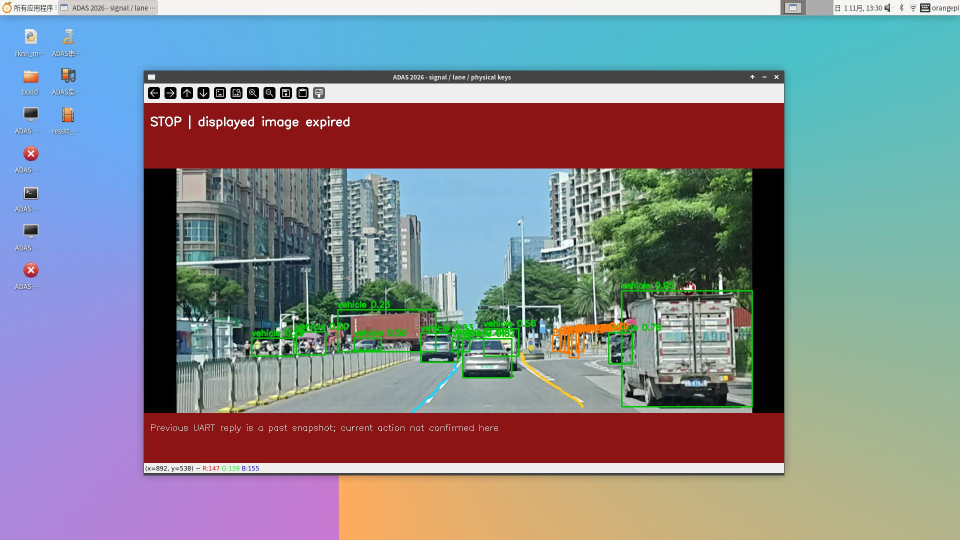
#> input picture ARM/07_场景证据/HDMI恢复/01_当前实时边界检测_含过期提示.jpg, 1920 x 1080 px (shown at 1/2 size); its folder holds only this picture in this run
$ python -i geometry_lamp_proposals.py   (imports and definitions only)
#> lines starting #> are read from the running program, lines starting #| are printed output that depends on the picture; after the words box and inside, x2 and y2 are one past the last pixel; in counts of white or black regions, pixels touching at a corner belong together
#> further down, picture is the input picture: shape (1080, 1920, 3); mean B, G, R 142.5, 136.6, 132.5
### ARM/01_ARM实机程序/runtime/signal_s3_policy.py
"""Portable prior PC policy; 500ms context continuity, virtual lanes only.
No truth labels are imported. Image identity follows the ARM pixel+shape hash.
"""
import cv2
import math
import numpy as np
from light_roi_common import NAMES,classify_policy,crop_head
from arm_scene_a04 import frame_identity
def image_identity(image):return frame_identity(image,'',0,0,0)['image_identity']


# [90 lines left out: functions interior_lamp_evidence, inside_vehicle_body, suppress_contained_heads, box_iou, guarded_signal_rows, not called in this run]


class AutomaticSignalSelector:
    """Visible arrow/group -> virtual requested movement; no horizontal ordering.

    Round lights and undirected/multiple candidates remain unknown. Session IDs
    continue only on a fresh unique IoU match; missing observations clear them.
    """
    def __init__(self):
        self.previous = None
        self.serial = 0

    # [63 lines left out: function select, not called in this run]


def round_emitter(image, box, color):
    result = dict(valid=False, reason='no_unique_filled_round_emitter')
    if color not in ('red', 'yellow', 'green'):
        return dict(result, reason='unknown_current_color')
    a, b, c, d = map(float, box)
    pad_x, pad_y = (c-a)*.08, (d-b)*.08
    left, top = max(0, int(np.floor(a-pad_x))), max(0, int(np.floor(b-pad_y)))
    right, bottom = min(image.shape[1], int(np.ceil(c+pad_x))), min(image.shape[0], int(np.ceil(d+pad_y)))
    crop = image[top:bottom, left:right]
    if min(crop.shape[:2], default=0) < 4:
        return result
    h, s, v = cv2.split(cv2.cvtColor(crop, cv2.COLOR_BGR2HSV))
    hue = {'red': (h <= 12) | (h >= 165), 'yellow': (h >= 15) & (h <= 34),
           'green': (h >= 35) & (h <= 95)}[color]
    mask = (hue & (s >= 80) & (v >= 160)).astype(np.uint8)
    count, labels, stats, centers = cv2.connectedComponentsWithStats(mask, 8)
    accepted = []
    for index in range(1, count):
        x, y, w, height, area = map(int, stats[index])
        if (area < 12 or min(w, height) < 4 or not .65 <= w/height <= 1.55
                or x <= 0 or y <= 0 or x+w >= crop.shape[1] or y+height >= crop.shape[0]):
            continue
        component = (labels == index).astype(np.uint8)
        contours, _ = cv2.findContours(component, cv2.RETR_EXTERNAL, cv2.CHAIN_APPROX_SIMPLE)
        contour = max(contours, key=cv2.contourArea)
        (_, _), radius = cv2.minEnclosingCircle(contour)
        perimeter = cv2.arcLength(contour, True)
        circularity = float(4*np.pi*cv2.contourArea(contour)/max(1., perimeter**2))
        # Pixel fill, unlike contour fill, rejects hollow digital zeroes/rings.
        fill = float(area/max(1., np.pi*(radius+.5)**2))
        if circularity < .68 or fill < .70:
            continue
        accepted.append(dict(center=(centers[index]+[left, top]).tolist(), radius=float(radius),
                             area=area, circularity=circularity, disk_fill=fill))
    if len(accepted) != 1:
        return dict(result, qualifying_components=len(accepted))
    return dict(result, valid=True, reason='one_current_filled_round_color_component', **accepted[0])


# [43 lines left out: functions forward_anchor, conservative_red_group, not called in this run]


class RoundGroupSupplement:
    def __init__(self):
        self.previous = None
        self.serial = 0

    # [97 lines left out: function refine, not called in this run]

### ARM/01_ARM实机程序/runtime/light_pipeline.py
"""Portable lamp tiling and coordinate merging, matching the selected PC strategy."""
import cv2
import json
import numpy as np
from pathlib import Path
from vision_common import box_iou, decode, decoded_output, preprocess


# [14 lines left out: functions check_light_precision, light_windows, not called in this run]


def merge_lights(items, iou=0.5, maximum=300):
    if not items:
        return []
    boxes = np.asarray([x['box'] for x in items], dtype=np.float32)
    scores = np.asarray([x['confidence'] for x in items], dtype=np.float32)
    order = np.argsort(-scores, kind='stable')
    kept = []
    while len(order) and len(kept) < maximum:
        current = int(order[0])
        kept.append(items[current])
        rest = order[1:]
        order = rest[box_iou(boxes[current], boxes[rest]) <= iou]
    return kept


# [27 lines left out: functions detect_lights, draw_lights, not called in this run]

### ARM/01_ARM实机程序/runtime/geometry_lamp_proposals.py
"""Current-pixel round emitters plus measured housings, before CNN validation.

Quality is geometric evidence, not a calibrated neural detector probability.
No labels, per-video coordinates, previous colors or previous boxes are used.
"""
import cv2,numpy as np
from current_lamp_housing import refine
from signal_s3_policy import round_emitter
from light_pipeline import merge_lights


# [29 lines left out: functions round_component_stats, propose_reference, not called in this run]


def propose_global_reference(image):
    top=image[:round(image.shape[0]*.6)];hsv=cv2.cvtColor(top,cv2.COLOR_BGR2HSV);h,s,v=cv2.split(hsv)
#> after `hsv = cv2.cvtColor(top, cv2.COLOR_BGR2HSV)`: hsv: shape (648, 1920, 3); mean H, S, V 69.1, 107.6, 170.9
#> after `h, s, v = cv2.split(hsv)`:
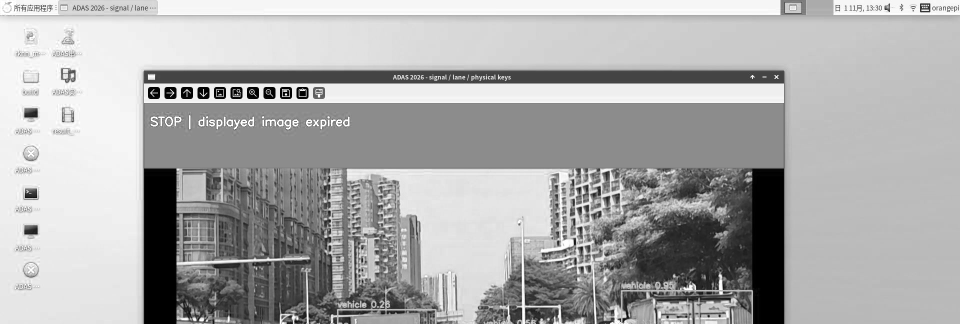
#> v: shape (648, 1920) (shown at 1/2 size); min 0, max 255, mean 170.9
    base=(s>=80)&(v>=160);masks=[base&((h<=12)|(h>=165)),base&(h>=15)&(h<=34),base&(h>=35)&(h<=95)];candidates=[]
#> after `base = (s >= 80) & (v >= 160)`:
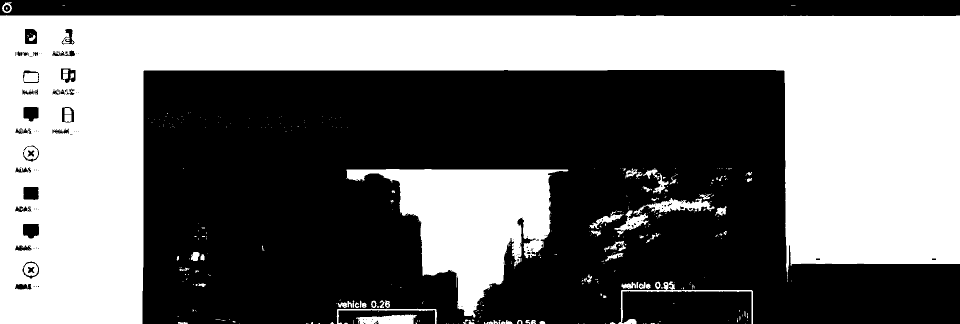
#> base: shape (648, 1920) bool (shown at 1/2 size); 44.8% white; 390 white regions (314 under 20 px), largest, box (x1, y1, x2, y2) and area: (0, 30, 1920, 648) 482378, (693, 338, 1137, 636) 59116, (1229, 396, 1429, 474) 3204
    for cls,mask in enumerate(masks):
        n,labels,stats,_=cv2.connectedComponentsWithStats(mask.astype(np.uint8),8)
        for x,y,w,height,area in stats[1:]:
            x,y,w,height,area=map(int,(x,y,w,height,area))
            if area<12 or min(w,height)<6 or max(w,height)>.08*image.shape[1] or not .65<=w/height<=1.55:continue
            candidates.append((cls,[max(0,x-1),max(0,y-1),min(top.shape[1],x+w+1),min(top.shape[0],y+height+1)]))
#> this loop made 3 passes
#> n on passes 1 to 3: 109, 35, 267
#> pass 1, in propose_global_reference, `n,labels,stats,_=cv2.connectedComponentsWithStats(mask.astype(np.uint8..`:
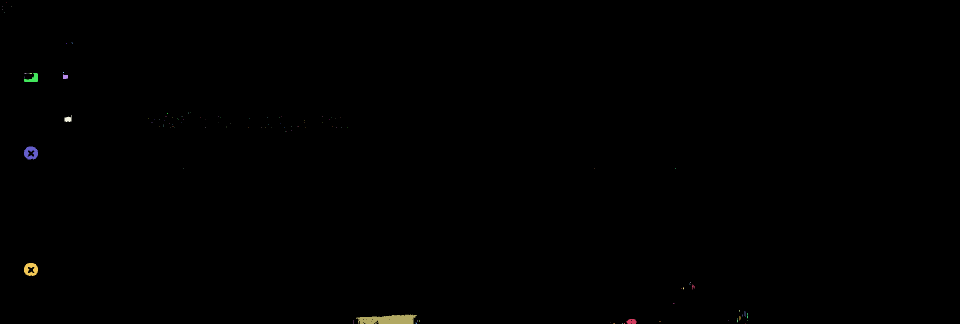
#> labels: shape (648, 1920) int32 (shown at 1/2 size); 109 distinct labels, from 0 to 108; one colour per label, 0 black
#> pass 3, in propose_global_reference, `n,labels,stats,_=cv2.connectedComponentsWithStats(mask.astype(np.uint8..`:
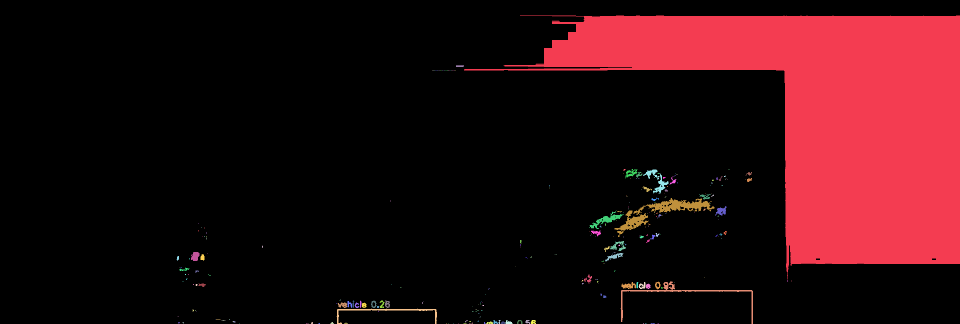
#> labels: shape (648, 1920) int32 (shown at 1/2 size); 267 distinct labels, from 0 to 266; one colour per label, 0 black
#> after the loop, candidates = 39 items
    if len(candidates)>128:return [],dict(overloaded=True,component_candidates=len(candidates),source='global_current_housing_edges')
    emitters=[]
    for cls,box in candidates:
        name=['red','yellow','green'][cls];e=round_emitter(image,box,name)
        if e['valid']:emitters.append(dict(class_id=cls,name=name,seed=box,e=e,matches=[]))
#> this loop made 39 passes
#> (cls, name, a in round_emitter, b in round_emitter, c in round_emitter, d in round_emitter, pad_x in round_emitter, pad_y in round_emitter) on passes 1, 2, 3, 4, 6, 7, 9, 14, 15, 19, 22, 23: (0, 'red', 125, 148, 137, 159, 0.96, 0.88), (0, 'red', 128, 229, 144, 245, 1.28, 1.28), (0, 'red', 47, 292, 77, 320, 2.4, 2.24), (0, 'red', 47, 525, 77, 553, 2.4, 2.24), (1, 'yellow', 57, 69, 72, 83, 1.2, 1.12), (1, 'yellow', 124, 74, 141, 88, 1.36, 1.12), (1, 'yellow', 128, 215, 144, 230, 1.28, 1.2), (2, 'green', 1436, 351, 1446, 363, 0.8, 0.96), (2, 'green', 1493, 355, 1505, 365, 0.96, 0.8), (2, 'green', 1446, 461, 1455, 471, 0.72, 0.8), (2, 'green', 1278, 470, 1289, 478, 0.88, 0.64), (2, 'green', 1291, 478, 1301, 487, 0.8, 0.72)
#> (cls, name, a in round_emitter, b in round_emitter, c in round_emitter, d in round_emitter, pad_x in round_emitter, pad_y in round_emitter) on passes 8, 10, 11, 12, 13, 18: (1, 'yellow', 125, 138, 138, 148, 1.04, 0.8), (2, 'green', 1249, 337, 1276, 358, 2.16, 1.68), (2, 'green', 1285, 338, 1338, 389, 4.24, 4.08), (2, 'green', 1271, 343, 1286, 356, 1.2, 1.04), (2, 'green', 1338, 352, 1354, 370, 1.28, 1.44), (2, 'green', 1314, 427, 1324, 438, 0.8, 0.88)
#> after the loop, emitters = 3 items
    if not emitters:return [],dict(overloaded=False,component_candidates=len(candidates),source='global_current_housing_edges')
    gray=cv2.cvtColor(top,cv2.COLOR_BGR2GRAY);dark=cv2.integral((v<=140).astype(np.uint8));centers=np.asarray([e['e']['center'] for e in emitters]);diameters=np.asarray([2*e['e']['radius'] for e in emitters]);contour_count=0
#> after `gray = cv2.cvtColor(top, cv2.COLOR_BGR2GRAY)`:
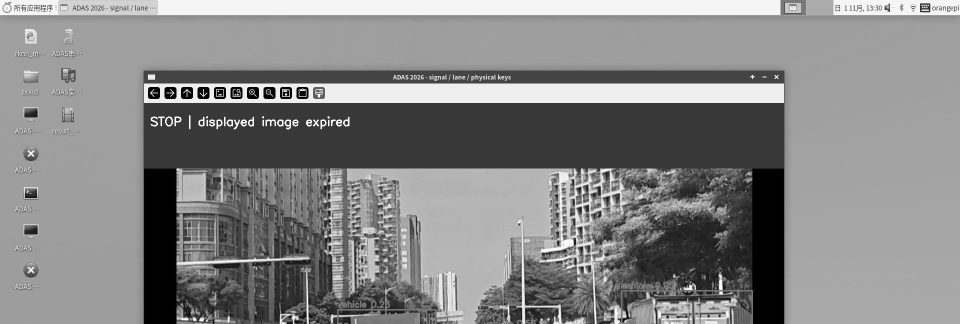
#> gray: shape (648, 1920) (shown at 1/2 size); min 0, max 255, mean 132.6
#> after `dark = cv2.integral((v <= 140).astype(np.uint8))`:
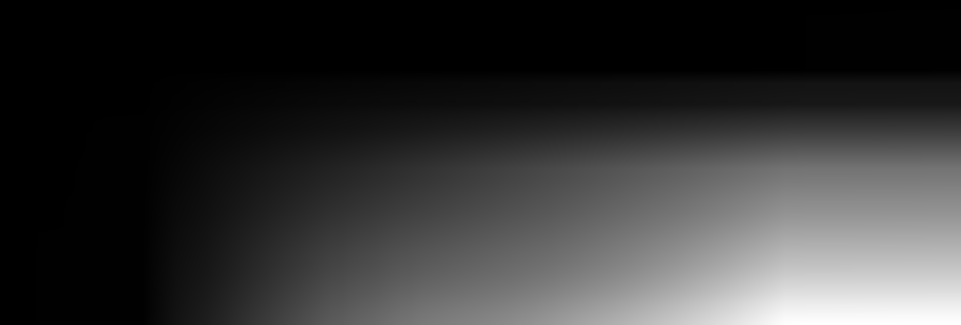
#> dark: shape (649, 1921) int32 (shown at 1/2 size); min 0, max 438320, mean 90973.8; drawn with min black and max white
#> after `centers = np.asarray([e['e']['center'] for e in emitters])`: centers = [[61.48, 538.3], [1295.9, 572.1], [727.8, 610.1]]
#> after `diameters = np.asarray([2 * e['e']['radius'] for e in emitters])`: diameters = [28.38, 10.1, 10.08]
    for low in (30,50,70):
        edges=cv2.Canny(gray,low,3*low);contours,_=cv2.findContours(edges,cv2.RETR_LIST,cv2.CHAIN_APPROX_SIMPLE);contour_count+=len(contours)
        if len(contours)>8192:return [],dict(overloaded=True,component_candidates=len(candidates),source='global_current_housing_edges')
        for contour in contours:
            x,y,w,height=cv2.boundingRect(contour)
            if x<=0 or y<=0 or x+w>=top.shape[1] or y+height>=top.shape[0] or not 1.3<=w/height<=4.5:continue
            possible=np.flatnonzero((centers[:,0]>x)&(centers[:,0]<x+w)&(centers[:,1]>y)&(centers[:,1]<y+height)&(height>=.8*diameters)&(height<=3*diameters))
            if not len(possible):continue
            if cv2.contourArea(contour)<.6*w*height:continue
            dark_area=int(dark[y+height,x+w]-dark[y,x+w]-dark[y+height,x]+dark[y,x])
            if dark_area<.35*w*height:continue
            for i in possible:
                e=emitters[int(i)]
                if cv2.pointPolygonTest(contour,tuple(e['e']['center']),False)<0:continue
                box=[x-1,y-1,x+w+1,y+height+1];check=round_emitter(image,box,e['name'])
                if not check['valid'] or np.linalg.norm(np.asarray(check['center'])-e['e']['center'])>2.:continue
                e['matches'].append(dict(box=box,threshold=low))
#> this loop made 3 passes
#> contour_count on passes 1 to 3: 3913, 6864, 9254
#> pass 3, in propose_global_reference, `edges = cv2.Canny(gray, low, 3 * low)`:
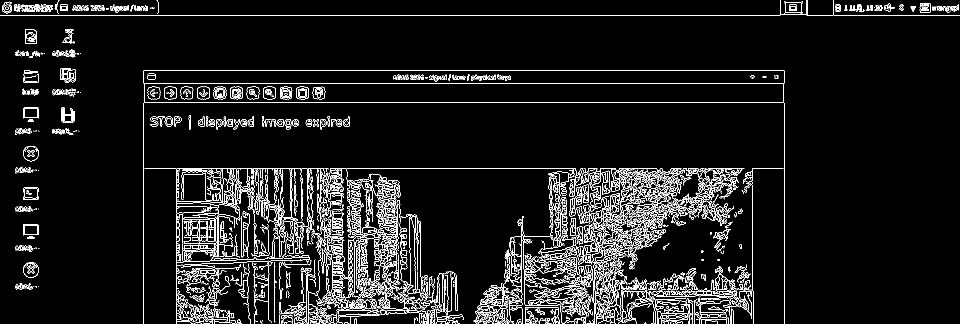
#> edges: shape (648, 1920) (shown at 1/2 size); 6.7% white in thin lines or dots
#> after the loop, contour_count = 9254
    from arm_scene_a04 import box_iou
    rows=[]
    for e in emitters:
        matches=e['matches'];stable=[q for q in matches if len({r['threshold'] for r in matches if box_iou(q['box'],r['box'])>=.8})==3]
        if not stable or any(box_iou(stable[0]['box'],r['box'])<.6 for r in stable):continue
        box=max((r['box'] for r in stable),key=lambda b:(b[2]-b[0])*(b[3]-b[1]))
        rows.append(dict(class_id=e['class_id'],name=e['name'],confidence=min(1.,e['e']['circularity'],e['e']['disk_fill']),box=box,emitter_seed_box=e['seed'],
            proposal_source='current_emitter_and_global_closed_housing_edges',confidence_is_geometric_quality_not_probability=True,
            housing_refinement=dict(source='current_closed_housing_contours_at_three_global_edge_thresholds',thresholds=[30,50,70],original_emitter=e['e'],measurement_only=True,confidence_not_increased=True)))
#> this loop made 3 passes
#> after the loop, rows = []
    return merge_lights(rows,.5,30),dict(overloaded=False,component_candidates=len(candidates),source='current_emitter_and_global_closed_housing_edges',contours=contour_count)


# [56 lines left out: functions current_emitter_candidates, propose, not called in this run]

>>> import cv2
>>> picture = cv2.imread('../../07_场景证据/HDMI恢复/01_当前实时边界检测_含过期提示.jpg')
>>> result = propose_global_reference(picture)

$ run again, on ARM/07_场景证据/HDMI恢复/02_当前实时检测原屏.png
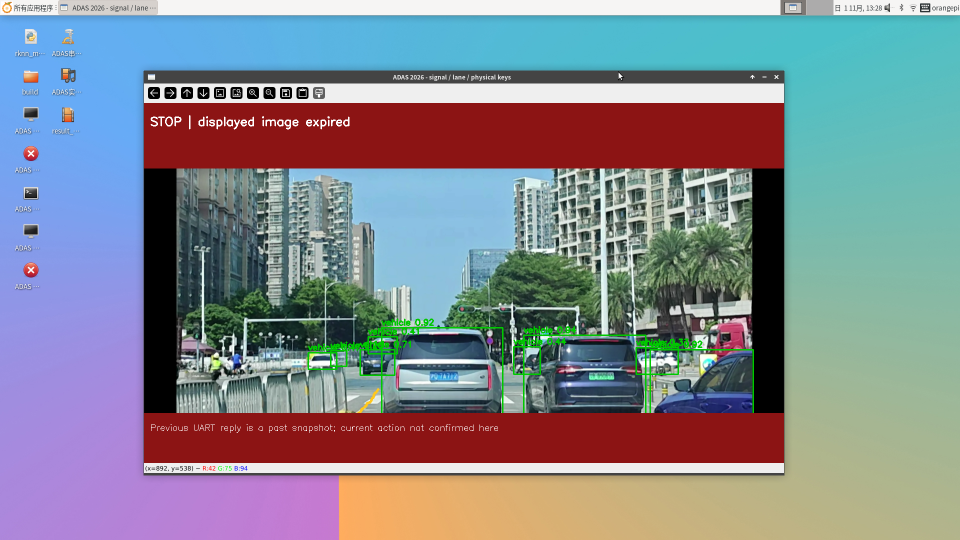
#> input picture ARM/07_场景证据/HDMI恢复/02_当前实时检测原屏.png, 1920 x 1080 px (shown at 1/2 size)
#> picture is the input picture: shape (1080, 1920, 3); mean B, G, R 143.1, 135.5, 130.6
#> hsv: shape (648, 1920, 3); mean H, S, V 65, 103.7, 173.9
#> in propose_global_reference, `base = (s >= 80) & (v >= 160)`:
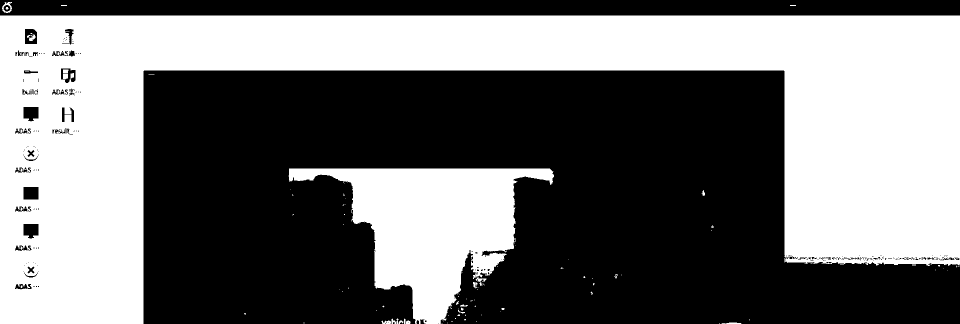
#> base: shape (648, 1920) bool (shown at 1/2 size); 45.2% white; 137 white regions (107 under 20 px), largest, box (x1, y1, x2, y2) and area: (0, 31, 1920, 648) 484819, (577, 337, 1108, 648) 75951, (4, 4, 24, 26) 186
#> the loop in propose_global_reference, `for cls,mask in enumerate(masks):` made 3 passes
#> n on passes 1 to 3: 22, 12, 138
#> after the loop in propose_global_reference, `for cls,mask in enumerate(masks):`: candidates = 20 items
#> the loop in propose_global_reference, `for cls,box in candidates:` made 20 passes
#> (cls, name, a in round_emitter, b in round_emitter, c in round_emitter, d in round_emitter, pad_x in round_emitter, pad_y in round_emitter) on passes 1, 2, 3, 4, 6, 8, 9, 10: (0, 'red', 125, 148, 137, 159, 0.96, 0.88), (0, 'red', 128, 231, 144, 245, 1.28, 1.12), (0, 'red', 46, 291, 78, 320, 2.56, 2.32), (0, 'red', 46, 524, 78, 553, 2.56, 2.32), (1, 'yellow', 57, 68, 72, 83, 1.2, 1.2), (1, 'yellow', 141, 77, 149, 88, 0.64, 0.88), (1, 'yellow', 125, 138, 138, 148, 1.04, 0.8), (1, 'yellow', 128, 215, 144, 230, 1.28, 1.2)
#> after the loop in propose_global_reference, `for cls,box in candidates:`: emitters = 3 items
#> in propose_global_reference, `centers = np.asarray([e['e']['center'] for e in emitters])`: centers = [[61.52, 305.3], [61.5, 538.2], [13.61, 16.09]]
#> diameters = [29.27, 29.61, 5.27]
#> the loop in propose_global_reference, `for low in (30,50,70):` made 3 passes
#> contour_count on passes 1 to 3: 3470, 6056, 8179
#> pass 3, in propose_global_reference, `edges = cv2.Canny(gray, low, 3 * low)`:
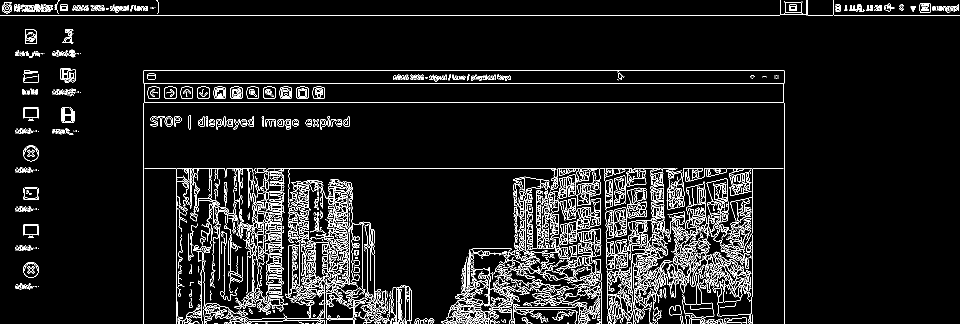
#> edges: shape (648, 1920) (shown at 1/2 size); 6.6% white in thin lines or dots
#> after the loop in propose_global_reference, `for low in (30,50,70):`: contour_count = 8179
#> the loop in propose_global_reference, `for e in emitters:` made 3 passes
#> after the loop in propose_global_reference, `for e in emitters:`: rows = []
